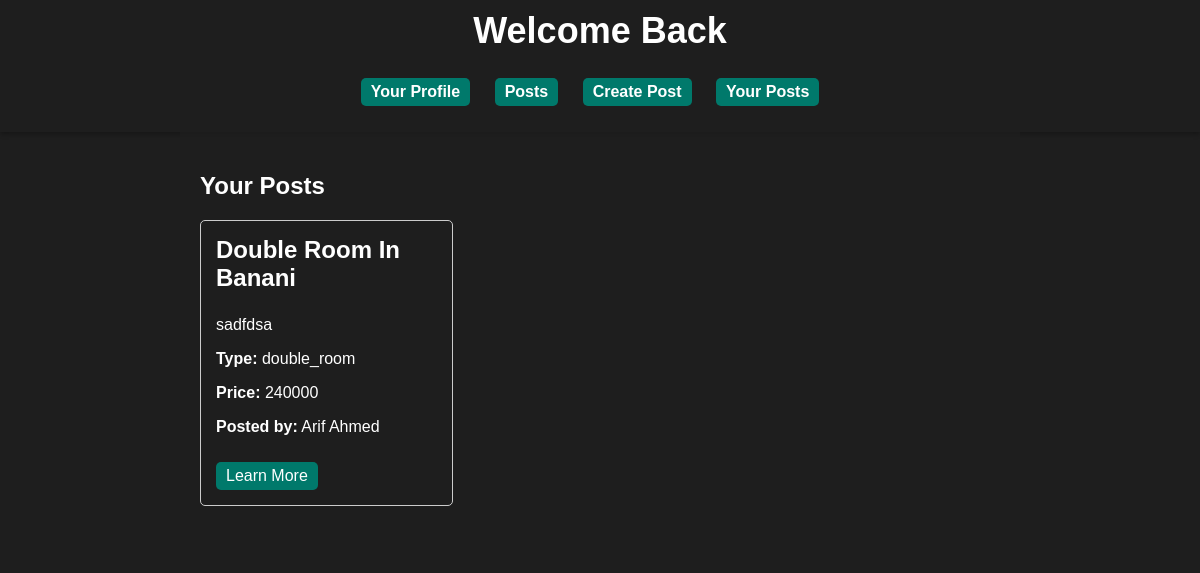
The page /users/teertho/posts/own/ (signed in) on the database as committed earlier.
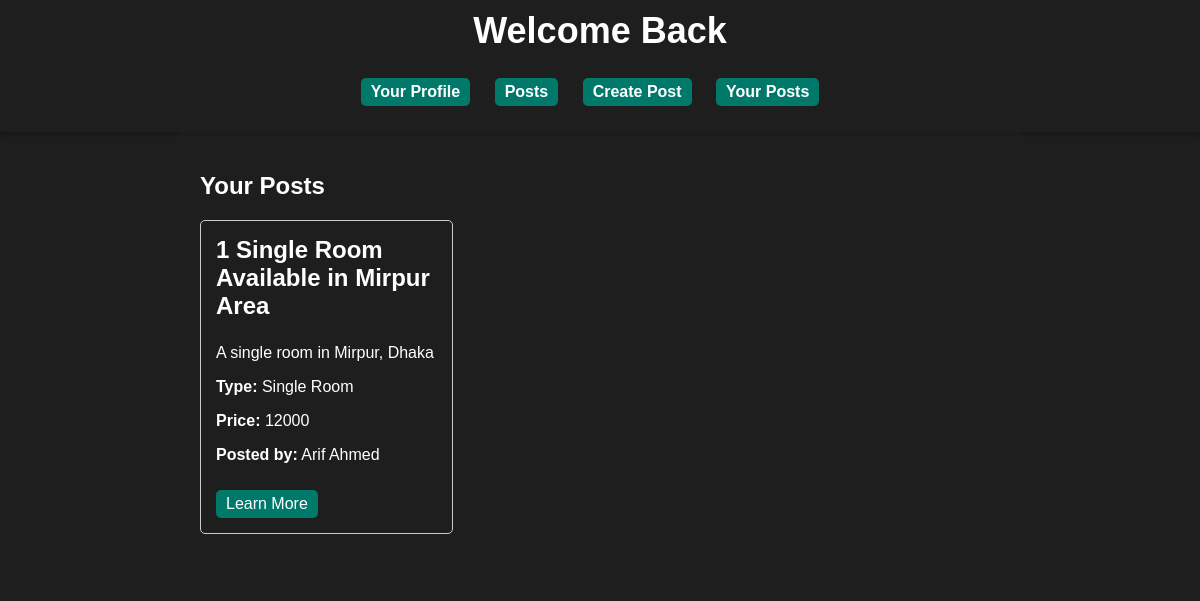
The same page on the database as committed later.
### users/models.py (models this page shows)
class DormRoom(models.Model):
    title = models.CharField(max_length=255)
    content = models.TextField()
    popularity = models.IntegerField(default=0)
    type = models.CharField(max_length=50)
    price = models.CharField(max_length=20)
    link = models.URLField(max_length=200, null=True)
    posted_by = models.ForeignKey(Register, on_delete=models.CASCADE)
    comments = models.ManyToManyField(Comment, blank=True)

class Register(models.Model):
    username=models.CharField(max_length=30)
    email=models.EmailField()
    password=models.CharField(max_length=100)
    nid=models.IntegerField()

### users/views.py (the view)
# urls.py: path('<str:username>/posts/own/', views.own_posts, name='own_posts'),
def own_posts(request, username):
    username = request.session.get('username')
    user = get_object_or_404(Register, username=username)
    posts = DormRoom.objects.filter(posted_by = user)
    return render(request, 'own_posts.html', {'details' : posts, 'username' : username})

### users/templates/own_posts.html
{% extends "profile_base.html" %}
{% block content %}
<body style="background-image: url('/static/bg8.gif'); background-size: cover;">
    <h2>Your Posts</h2>
    <div class="room-grid">
        {% for room in details %}
            <div class="room-card">
                <h3>{{ room.title }}</h3>
                <p style="
                    display: -webkit-box;
                    -webkit-line-clamp: 4;
                    -webkit-box-orient: vertical;
                    overflow: hidden;">{{ room.content }}</p>
                <p><strong>Type:</strong> {{ room.type }}</p>
                <p><strong>Price:</strong> {{ room.price }}</p>
                <p><strong>Posted by:</strong> {{room.posted_by.username}}</p>
                <a href="{{ room.link }}" target="_blank">Learn More</a>
            </div>
        {% endfor %}
    </div>
</body>
{% endblock %}

### users/templates/profile_base.html (shortened to what this page needs)
<!DOCTYPE html>
<html>
<head>
    {% load static %}
    <link rel="stylesheet" type="text/css" href="{% static 'style.css' %}">
</head>
<body>
    <header>
        <h1>Welcome Back</h1>
        <nav>
            <ul>
                <li><a href="{% url 'users_profile' username=username %}">Your Profile</a></li>
                <li><a href="{% url 'show_posts' username=username %}">Posts</a></li>
                <li><a href="{% url 'create_post' username=username %}">Create Post</a></li>
                <li><a href="{% url 'own_posts' username=username %}">Your Posts</a></li>
            </ul>
        </nav>
    </header>
    <main>
        {% block content %}{% endblock %}
    </main>
</body>
</html>

### users/static/style.css (style rules this page uses)
body { font-family: Arial, sans-serif; margin: 0; padding: 0; background: #1E1E1E; color: #fff; }
header { background-color: #000; color: #00ADB5; text-align: center; padding: 10px; box-shadow: 0 2px 5px rgba(0, 0, 0, 0.3); transition: background 0.3s, color 0.3s; }
header h1 { margin: 0; font-size: 36px; transition: font-size 0.3s; }
nav ul { list-style: none; padding: 0; text-align: center; }
nav ul li { display: inline; margin-right: 20px; transition: transform 0.3s; }
nav ul li a { text-decoration: none; color: #fff; font-weight: bold; transition: color 0.3s; }
main { max-width: 800px; margin: 0 auto; padding: 20px; background: rgba(30, 30, 30, 0.7); color: #fff; transition: background 0.3s; }
.room-grid { display: grid; grid-template-columns: repeat(3, 1fr); gap: 20px; margin: 20px 0; }
.room-card { border: 1px solid #ccc; padding: 15px; border-radius: 5px; transition: transform 0.3s; }
h3 { margin-top: 0; font-size: 24px; transition: color 0.3s; }
a { display: inline-block; padding: 5px 10px; background-color: #00796B; color: #fff; text-decoration: none; border-radius: 5px; margin-top: 10px; transition: background 0.3s; }

Rows that differ between the two databases and show on the page:
removed DormRoom: title "Double Room In Banani", content "sadfdsa", type "double_room", price "240000", posted_by.username "Arif Ahmed"
added DormRoom: title "1 Single Room Available in Mirpur Area", content "A single room in Mirpur, Dhaka", type "Single Room", price "12000", posted_by.username "Arif Ahmed"
